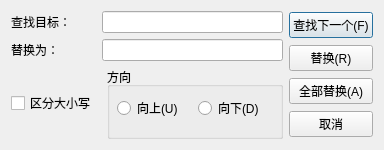
<?xml version="1.0" encoding="UTF-8"?>
<ui version="4.0">
 <class>ReplaceDialog</class>
 <widget class="QDialog" name="ReplaceDialog">
  <property name="geometry">
   <rect>
    <x>0</x>
    <y>0</y>
    <width>384</width>
    <height>150</height>
   </rect>
  </property>
  <property name="windowTitle">
   <string>替换</string>
  </property>
  <layout class="QHBoxLayout" name="horizontalLayout_5">
   <item>
    <layout class="QVBoxLayout" name="verticalLayout_2">
     <item>
      <layout class="QHBoxLayout" name="horizontalLayout">
       <item>
        <widget class="QLabel" name="label">
         <property name="minimumSize">
          <size>
           <width>80</width>
           <height>0</height>
          </size>
         </property>
         <property name="maximumSize">
          <size>
           <width>16777215</width>
           <height>16777215</height>
          </size>
         </property>
         <property name="text">
          <string>查找目标：</string>
         </property>
        </widget>
       </item>
       <item>
        <spacer name="horizontalSpacer">
         <property name="orientation">
          <enum>Qt::Orientation::Horizontal</enum>
         </property>
         <property name="sizeType">
          <enum>QSizePolicy::Policy::Preferred</enum>
         </property>
         <property name="sizeHint" stdset="0">
          <size>
           <width>5</width>
           <height>20</height>
          </size>
         </property>
        </spacer>
       </item>
       <item>
        <widget class="QLineEdit" name="searchText"/>
       </item>
      </layout>
     </item>
     <item>
      <layout class="QHBoxLayout" name="horizontalLayout_2">
       <item>
        <widget class="QLabel" name="label_2">
         <property name="minimumSize">
          <size>
           <width>80</width>
           <height>0</height>
          </size>
         </property>
         <property name="text">
          <string>替换为：</string>
         </property>
        </widget>
       </item>
       <item>
        <spacer name="horizontalSpacer_2">
         <property name="orientation">
          <enum>Qt::Orientation::Horizontal</enum>
         </property>
         <property name="sizeType">
          <enum>QSizePolicy::Policy::Preferred</enum>
         </property>
         <property name="sizeHint" stdset="0">
          <size>
           <width>5</width>
           <height>20</height>
          </size>
         </property>
        </spacer>
       </item>
       <item>
        <widget class="QLineEdit" name="targetText"/>
       </item>
      </layout>
     </item>
     <item>
      <layout class="QHBoxLayout" name="horizontalLayout_3">
       <item>
        <widget class="QCheckBox" name="caseSensitive">
         <property name="minimumSize">
          <size>
           <width>0</width>
           <height>0</height>
          </size>
         </property>
         <property name="maximumSize">
          <size>
           <width>90</width>
           <height>16777215</height>
          </size>
         </property>
         <property name="text">
          <string>区分大小写</string>
         </property>
        </widget>
       </item>
       <item>
        <widget class="QGroupBox" name="groupBox">
         <property name="minimumSize">
          <size>
           <width>70</width>
           <height>70</height>
          </size>
         </property>
         <property name="maximumSize">
          <size>
           <width>16777215</width>
           <height>16777215</height>
          </size>
         </property>
         <property name="inputMethodHints">
          <set>Qt::InputMethodHint::ImhHiddenText</set>
         </property>
         <property name="title">
          <string>方向</string>
         </property>
         <property name="flat">
          <bool>false</bool>
         </property>
         <property name="checkable">
          <bool>false</bool>
         </property>
         <widget class="QWidget" name="layoutWidget">
          <property name="geometry">
           <rect>
            <x>10</x>
            <y>30</y>
            <width>151</width>
            <height>22</height>
           </rect>
          </property>
          <layout class="QHBoxLayout" name="horizontalLayout_4">
           <item>
            <widget class="QRadioButton" name="rdUp">
             <property name="text">
              <string>向上(U)</string>
             </property>
            </widget>
           </item>
           <item>
            <spacer name="horizontalSpacer_3">
             <property name="orientation">
              <enum>Qt::Orientation::Horizontal</enum>
             </property>
             <property name="sizeType">
              <enum>QSizePolicy::Policy::Preferred</enum>
             </property>
             <property name="sizeHint" stdset="0">
              <size>
               <width>5</width>
               <height>20</height>
              </size>
             </property>
            </spacer>
           </item>
           <item>
            <widget class="QRadioButton" name="rdDown">
             <property name="text">
              <string>向下(D)</string>
             </property>
            </widget>
           </item>
          </layout>
         </widget>
        </widget>
       </item>
      </layout>
     </item>
    </layout>
   </item>
   <item>
    <layout class="QVBoxLayout" name="verticalLayout">
     <item>
      <widget class="QPushButton" name="btsearch">
       <property name="text">
        <string>查找下一个(F)</string>
       </property>
      </widget>
     </item>
     <item>
      <widget class="QPushButton" name="btreplace">
       <property name="text">
        <string>替换(R)</string>
       </property>
      </widget>
     </item>
     <item>
      <widget class="QPushButton" name="btreplaceAll">
       <property name="text">
        <string>全部替换(A)</string>
       </property>
      </widget>
     </item>
     <item>
      <widget class="QPushButton" name="btCancel">
       <property name="text">
        <string>取消</string>
       </property>
      </widget>
     </item>
    </layout>
   </item>
  </layout>
 </widget>
 <resources/>
 <connections/>
</ui>
